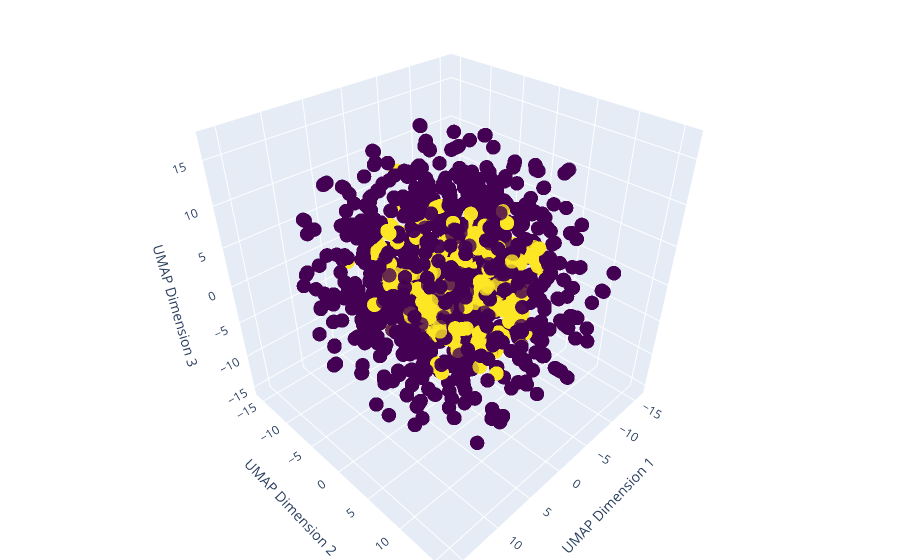

Notebook source saved alongside this figure:
### Code cell
import plotly.graph_objects as go
import umap

# Selecting only the relevant columns for UMAP
relevant_data = df[['Occupancy', 'Light', 'HumidityRatio']]

# Apply UMAP
reducer = umap.UMAP(n_components=3, random_state=42)
embedding = reducer.fit_transform(relevant_data)

# Using 'occupancy' or another column for color
color = df['Occupancy']  # Replace 'occupancy' with the column you want to use for color
scatter = go.Scatter3d(
    x=embedding[:, 0],
    y=embedding[:, 1],
    z=embedding[:, 2],
    mode='markers',
    marker=dict(
        size=5,
        color=color,  
        colorscale='Viridis',  
        opacity=0.8
    )
)

fig = go.Figure(data=[scatter])

fig.update_layout(
    title='3D UMAP Visualization with Viridis Color Scheme',
    scene=dict(
        xaxis_title='UMAP Dimension 1',
        yaxis_title='UMAP Dimension 2',
        zaxis_title='UMAP Dimension 3'
    ),
    margin=dict(l=0, r=0, b=0, t=0)
)

fig.show()

### Figure 1 — Plotly figure (JSON) as saved in the notebook; plotly's stock layout.template omitted (floating-point values rounded to 4 significant figures; data arrays with more than 128 entries replaced by an {"elided": "..."} marker saying what was removed)
{"data": [{"marker": {"color": {"elided": "20560 int values"}, "colorscale": [[0, "#440154"], [0.1111, "#482878"], [0.2222, "#3e4989"], [0.3333, "#31688e"], [0.4444, "#26828e"], [0.5556, "#1f9e89"], [0.6667, "#35b779"], [0.7778, "#6ece58"], [0.8889, "#b5de2b"], [1, "#fde725"]], "opacity": 0.8, "size": 5}, "mode": "markers", "type": "scatter3d", "x": {"elided": "20560 float values"}, "y": {"elided": "20560 float values"}, "z": {"elided": "20560 float values"}}], "layout": {"margin": {"b": 0, "l": 0, "r": 0, "t": 0}, "scene": {"xaxis": {"title": {"text": "UMAP Dimension 1"}}, "yaxis": {"title": {"text": "UMAP Dimension 2"}}, "zaxis": {"title": {"text": "UMAP Dimension 3"}}}, "title": {"text": "3D UMAP Visualization with Viridis Color Scheme"}}}
